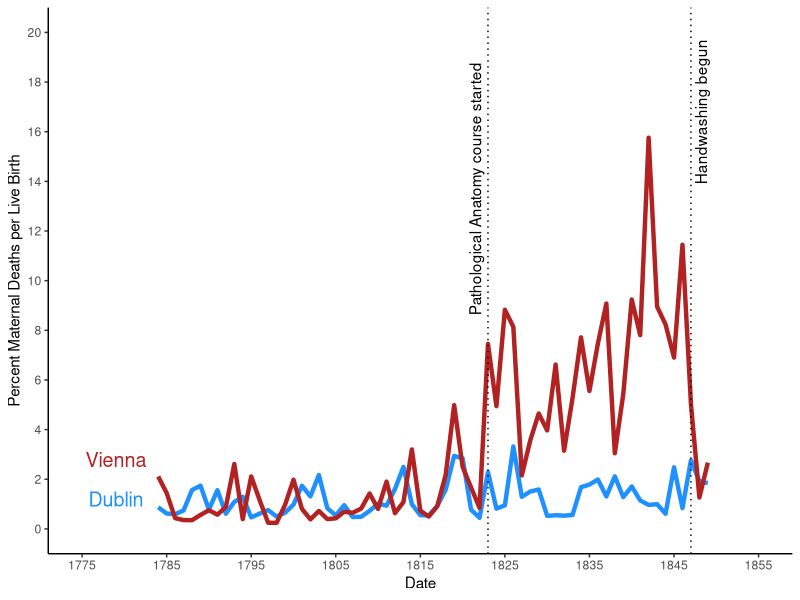

Recreate this plot in R.
## ---- chunk 1
# Load in the tidyverse tools
library(tidyverse)

# Read in the provided data files
vienna <- read_csv("data/vienna_yearly.csv")
dublin <- read_csv("data/dublin_yearly.csv")

# Add variables for the hospital name and the percent deaths per live birth
vienna$Hospital <- "Vienna"
vienna$Rate <- vienna$Deaths/vienna$Births*100
dublin$Hospital <- "Dublin"
dublin$Rate <- dublin$Deaths/dublin$Births*100

# Join the data sets into one long data table for plotting
plotData <- rbind(vienna,dublin)
## ---- chunk 2
ggplot(plotData, aes(x=Year, y=Rate, colour=Hospital)) +
	scale_x_continuous(limits = c(1775, 1855), breaks = seq(1775, 1855, by = 10)) +
	scale_y_continuous(limits = c(0, 20), breaks = seq(0, 20, by = 2)) +
	geom_line(size=1.5) +
	labs(x="Date", y="Percent Maternal Deaths per Live Birth") +
	theme_classic() +
	scale_color_manual(values=c("dodgerblue", "firebrick")) +
	geom_vline(xintercept = 1823, linetype = "dotted") +
	annotate("text", x = 1821.5, y = 13.7, angle = 90, label = "Pathological Anatomy course started") +
	geom_vline(xintercept = 1847, linetype = "dotted") +
	annotate("text", x = 1848.2, y = 16.8, angle = 90, label = "Handwashing begun") +
	annotate("text", x= 1779, y = 1.2, angle = 0, label = "Dublin", color = "dodgerblue", size = 5) +
	annotate("text", x= 1779, y = 2.8, angle = 0, label = "Vienna", color = "firebrick", size = 5) +
	theme(legend.position = "none")
